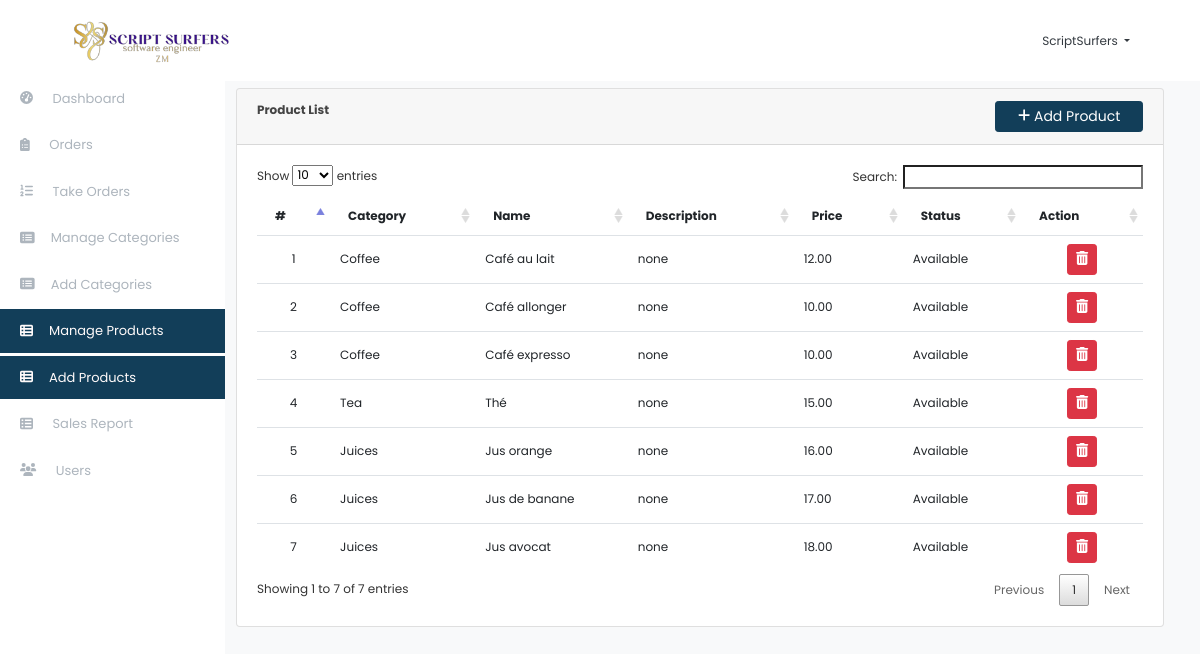
Screenshot of /index.php?page=products (signed in) with the database file from the repository.
### tables this page shows
CREATE TABLE `products` (
  `id` int(30) NOT NULL,
  `category_id` int(30) NOT NULL,
  `name` varchar(200) NOT NULL,
  `description` text NOT NULL,
  `price` float NOT NULL,
  `status` tinyint(1) NOT NULL DEFAULT 1 COMMENT '0=Unavailable,1=Available',
  `img` varchar(255) NULL DEFAULT ''
);

### products.php (the view, shortened to what this page needs)
<?php include('db_connect.php');?>
<div class="container-fluid">
	<div class="col-lg-12">
		<div class="row">
									<?php
									$qry = $conn->query("SELECT * FROM categories order by name asc");
									while($row=$qry->fetch_assoc()):
										$cname[$row['id']] = ucwords($row['name']);
									?>
								<?php endwhile; ?>
			<div class="col-md-12">
				<div class="card">
					<div class="card-header">
						<b>Product List</b>
						<span class="float:right"><a class="btn btn-primary btn-block btn-sm col-sm-2 float-right" href="index.php?page=add-product" id="new_order">
						<i class="fa fa-plus"></i> Add Product </a></span>
					</div>
					<div class="card-body">
						<table class="table table-hover">
							<thead>
								<tr>
									<th>#</th>
									<th>Category</th>
									<th>Name</th>
									<th>Description</th>
									<th>Price</th>
									<th>Status</th>
									<th>Action</th>
								</tr>
							</thead>
							<tbody>
								<?php
								$i = 1;
								$product = $conn->query("SELECT * FROM products order by id asc");
								while($row=$product->fetch_assoc()):
								?>
								<tr>
									<td class="text-center"><?php echo $i++ ?></td>
									<td class="">
										<?php echo $cname[$row['category_id']] ?>
									</td>
									<td class="">
									<?php echo $row['name'] ?></td>
									<td class="">
									<?php echo $row['description'] ?>
									<td class="">
									<?php echo number_format($row['price'],2) ?></td>
									</td>
									<td class="">
										 <?php echo $row['status'] == 1 ? " Available" : "Unavailable" ?>
									</td>
									<td class="text-center">
										<button class="btn btn-danger btn-sm delete_product" type="button" data-id="<?php echo $row['id'] ?>"><i class="fa fa-trash-alt"></i></button>
									</td>
								</tr>
								<?php endwhile; ?>
							</tbody>
						</table>
					</div>
				</div>
			</div>
		</div>
	</div>
</div>

### assets/css/style.css (style rules this page uses)
body { font-family:Poppins, Helvetica, "sans-serif"; color: #444444; width: 100%; height: calc(100%); font-size: 12px; }
a { color: #1977cc; }
.btn-primary, .btn-primary:hover { background-color: #123e59; border-color: #123e59; }
table.dataTable.no-footer { border: 0 !important; }
.table td, .table th { border-bottom: 1px solid #dee2e6; border-bottom: 0; }
table.dataTable thead th, table.dataTable thead td { border-bottom: 0px solid #111; border: 0; }

### index.php (style rules this page uses)
body { background: #f8f9fa; }

### products.php (style rules this page uses)
td { vertical-align: middle !important; }

### rows the page displays
products: category "Coffee", name "Café au lait", description "none", price "12.00", status "Available"
products: category "Coffee", name "Café allonger", description "none", price "10.00", status "Available"
products: category "Coffee", name "Café expresso", description "none", price "10.00", status "Available"
products: category "Tea", name "Thé", description "none", price "15.00", status "Available"
products: category "Juices", name "Jus orange", description "none", price "16.00", status "Available"
products: category "Juices", name "Jus de banane", description "none", price "17.00", status "Available"
products: category "Juices", name "Jus avocat", description "none", price "18.00", status "Available"

### other values shown
$_SESSION['login_name'] "ScriptSurfers"
